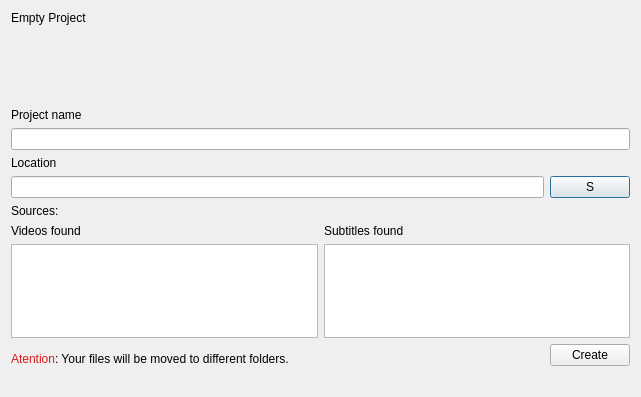
<?xml version="1.0" encoding="UTF-8"?>
<ui version="4.0">
 <class>CreateProjectDialog</class>
 <widget class="QDialog" name="CreateProjectDialog">
  <property name="geometry">
   <rect>
    <x>0</x>
    <y>0</y>
    <width>641</width>
    <height>397</height>
   </rect>
  </property>
  <property name="windowTitle">
   <string>Create New Project</string>
  </property>
  <layout class="QVBoxLayout" name="verticalLayout_6">
   <item>
    <layout class="QVBoxLayout" name="locationLayout">
     <item>
      <widget class="QLabel" name="emptyProjectLabel">
       <property name="text">
        <string>Empty Project</string>
       </property>
      </widget>
     </item>
     <item>
      <spacer name="verticalSpacer_2">
       <property name="orientation">
        <enum>Qt::Vertical</enum>
       </property>
       <property name="sizeHint" stdset="0">
        <size>
         <width>20</width>
         <height>176</height>
        </size>
       </property>
      </spacer>
     </item>
     <item>
      <layout class="QVBoxLayout" name="projectNameLayout">
       <item>
        <widget class="QLabel" name="projectNameLabel">
         <property name="text">
          <string>Project name</string>
         </property>
        </widget>
       </item>
       <item>
        <widget class="QLineEdit" name="projectNameInput"/>
       </item>
      </layout>
     </item>
     <item>
      <widget class="QLabel" name="locationLabel">
       <property name="text">
        <string>Location</string>
       </property>
      </widget>
     </item>
     <item>
      <layout class="QHBoxLayout" name="locationLayoutInner">
       <item>
        <widget class="QLineEdit" name="locationInput"/>
       </item>
       <item>
        <widget class="QPushButton" name="locationBtn">
         <property name="text">
          <string>S</string>
         </property>
        </widget>
       </item>
      </layout>
     </item>
    </layout>
   </item>
   <item>
    <layout class="QVBoxLayout" name="sourceLayout">
     <item>
      <widget class="QLabel" name="sourcesLabel">
       <property name="text">
        <string>Sources:</string>
       </property>
      </widget>
     </item>
     <item>
      <layout class="QHBoxLayout" name="videoSourceLayout">
       <item>
        <layout class="QVBoxLayout" name="verticalLayout">
         <item>
          <widget class="QLabel" name="videosLabel">
           <property name="text">
            <string>Videos found</string>
           </property>
          </widget>
         </item>
         <item>
          <widget class="QListWidget" name="videosList"/>
         </item>
        </layout>
       </item>
       <item>
        <layout class="QVBoxLayout" name="subtitlesLayout">
         <item>
          <widget class="QLabel" name="subtitlesLabel">
           <property name="text">
            <string>Subtitles found</string>
           </property>
          </widget>
         </item>
         <item>
          <widget class="QListWidget" name="subtitlesList"/>
         </item>
        </layout>
       </item>
      </layout>
     </item>
    </layout>
   </item>
   <item>
    <layout class="QHBoxLayout" name="createLayout">
     <property name="spacing">
      <number>0</number>
     </property>
     <item>
      <widget class="QLabel" name="atentionLabel">
       <property name="text">
        <string>&lt;html&gt;&lt;head/&gt;&lt;body&gt;&lt;p&gt;&lt;span style=&quot; color:#d91b1b;&quot;&gt;Atention&lt;/span&gt;: Your files will be moved to different folders.&lt;/p&gt;&lt;/body&gt;&lt;/html&gt;</string>
       </property>
       <property name="textFormat">
        <enum>Qt::RichText</enum>
       </property>
       <property name="alignment">
        <set>Qt::AlignBottom|Qt::AlignLeading|Qt::AlignLeft</set>
       </property>
      </widget>
     </item>
     <item>
      <spacer name="createSpacer">
       <property name="orientation">
        <enum>Qt::Horizontal</enum>
       </property>
       <property name="sizeHint" stdset="0">
        <size>
         <width>40</width>
         <height>20</height>
        </size>
       </property>
      </spacer>
     </item>
     <item>
      <widget class="QPushButton" name="createBtn">
       <property name="text">
        <string>Create</string>
       </property>
      </widget>
     </item>
    </layout>
   </item>
   <item>
    <spacer name="verticalSpacer">
     <property name="orientation">
      <enum>Qt::Vertical</enum>
     </property>
     <property name="sizeType">
      <enum>QSizePolicy::Fixed</enum>
     </property>
     <property name="sizeHint" stdset="0">
      <size>
       <width>20</width>
       <height>20</height>
      </size>
     </property>
    </spacer>
   </item>
   <item>
    <layout class="QVBoxLayout" name="statusBarLayout"/>
   </item>
  </layout>
 </widget>
 <resources/>
 <connections/>
</ui>
